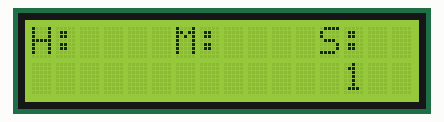
Recording of a sketch running on a simulated Arduino Uno, built with avr-gcc and run on an emulated ATmega328P. Parts: 16×2 character LCD.

Above: at 0.1 s.
At 4.1 s:
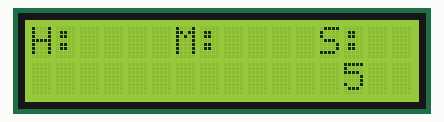
At 9.1 s:
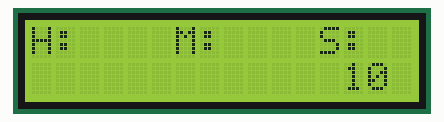
At 19.1 s:
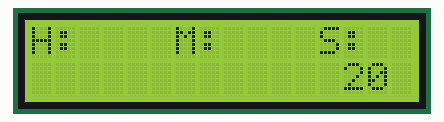
At 29.1 s:
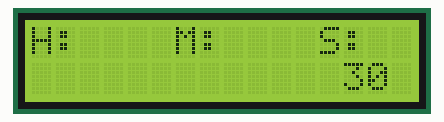
At 39.1 s:
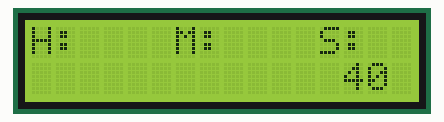

The sketch:

lab5-lcdclock.ino
```cpp
//LCD Clock Example using Timer1

#include <LiquidCrystal.h>

LiquidCrystal lcd(12,11,5,4,3,2);

void setup()
{
  cli(); //global interrupts disabled

  TCNT1= 0; //clear registers
  TCCR1A = 0;
  TCCR1B = 0;

  TCCR1B |= (1<<WGM12); //CTC mode
  TCCR1B |= (1<<CS12)|(1<<CS10); //prescaler 1024
  OCR1A = 15624; //(SysClock)/(requestedHertz*prescaler)-1
                 //(16*10^6)/(1*1024)-1
  //TIMSK1 |= (1<<TOIE1); //enable overflow interrupt(65535)
  TIMSK1 |= (1<<OCIE1A); //enable custom OCR1A interrupt

  lcd.begin(16,2);

  lcd.print("BAU CLOCK");
  lcd.setCursor(0,1); //the next print call will write to
  					  //cursor location
  lcd.print("Good morning!");
  delay(3000);
  lcd.clear();

  sei();
}

 int hour=0;
 int min=0;
 int sec=0;

void loop()
{
 lcd.setCursor(0,0);
 lcd.print("H:    M:    S:");

 lcd.setCursor(1,1);
 if(hour==0) lcd.print("  ");
 else lcd.print(hour);

 lcd.setCursor(7,1);
 if(min==0) lcd.print("  ");
 else lcd.print(min);

 lcd.setCursor(13,1);
 if(sec==0) lcd.print("  ");
 else lcd.print(sec);
}
//ISR(TIMER1_OVF_vect){ // for overflow ISR (65535)
 ISR(TIMER1_COMPA_vect){
  sec++;
  if(sec>=60){
   min++;
   sec=0;
  }
  if(min>=60){
   hour++;
   min=0;
  }
  if(hour>=24){
   hour=0;
  }
}
```

Measured:
- what the display in image 1 shows lasts 1.0 s, from 4.0 s to 5.0 s
